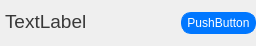
<?xml version="1.0" encoding="UTF-8"?>
<ui version="4.0">
 <class>Form</class>
 <widget class="QWidget" name="Form">
  <property name="geometry">
   <rect>
    <x>0</x>
    <y>0</y>
    <width>256</width>
    <height>46</height>
   </rect>
  </property>
  <property name="sizePolicy">
   <sizepolicy hsizetype="Expanding" vsizetype="Expanding">
    <horstretch>0</horstretch>
    <verstretch>0</verstretch>
   </sizepolicy>
  </property>
  <property name="windowTitle">
   <string>Form</string>
  </property>
  <layout class="QVBoxLayout" name="verticalLayout">
   <property name="spacing">
    <number>0</number>
   </property>
   <property name="leftMargin">
    <number>0</number>
   </property>
   <property name="topMargin">
    <number>0</number>
   </property>
   <property name="rightMargin">
    <number>0</number>
   </property>
   <property name="bottomMargin">
    <number>0</number>
   </property>
   <item>
    <widget class="QFrame" name="ConnectHostFrame">
     <property name="frameShape">
      <enum>QFrame::NoFrame</enum>
     </property>
     <property name="frameShadow">
      <enum>QFrame::Raised</enum>
     </property>
     <layout class="QHBoxLayout" name="horizontalLayout">
      <property name="spacing">
       <number>0</number>
      </property>
      <property name="leftMargin">
       <number>0</number>
      </property>
      <property name="topMargin">
       <number>0</number>
      </property>
      <property name="rightMargin">
       <number>0</number>
      </property>
      <property name="bottomMargin">
       <number>0</number>
      </property>
      <item>
       <widget class="QLabel" name="HostNameLabel">
        <property name="font">
         <font>
          <family>Segoe UI</family>
          <pointsize>14</pointsize>
         </font>
        </property>
        <property name="styleSheet">
         <string notr="true">QLabel#HostNameLabel {
	color: #393939;
	padding-bottom: 4;
}</string>
        </property>
        <property name="text">
         <string>TextLabel</string>
        </property>
       </widget>
      </item>
      <item>
       <widget class="QPushButton" name="ConnectHostButton">
        <property name="sizePolicy">
         <sizepolicy hsizetype="Maximum" vsizetype="Fixed">
          <horstretch>0</horstretch>
          <verstretch>0</verstretch>
         </sizepolicy>
        </property>
        <property name="styleSheet">
         <string notr="true">QPushButton#ConnectHostButton {
	background: #0077ff;
	color: #FFFFFF;
	border: 1px solid #0077ff;
	border-radius: 10;
	padding: 3;
	padding-left: 5;
	padding-right: 5;
}

QPushButton#ConnectHostButton:hover {
	background: #1884ff;
	border: 1px solid #1884ff;
}

QPushButton#ConnectHostButton:pressed {
	background: #65adff;
	border: 1px solid #65adff;
}
</string>
        </property>
        <property name="text">
         <string>PushButton</string>
        </property>
       </widget>
      </item>
     </layout>
    </widget>
   </item>
  </layout>
 </widget>
 <resources/>
 <connections/>
</ui>
